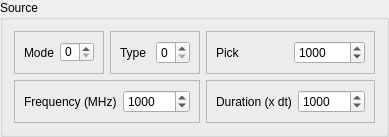
         <widget class="QGroupBox" name="groupBox_7">
          <property name="maximumSize">
           <size>
            <width>16777215</width>
            <height>16777215</height>
           </size>
          </property>
          <property name="title">
           <string>Source</string>
          </property>
          <layout class="QGridLayout" name="gridLayout_28">
           <item row="0" column="1">
            <widget class="QFrame" name="frame_18">
             <property name="frameShape">
              <enum>QFrame::StyledPanel</enum>
             </property>
             <property name="frameShadow">
              <enum>QFrame::Raised</enum>
             </property>
             <layout class="QGridLayout" name="gridLayout_7">
              <item row="0" column="2">
               <widget class="QSpinBox" name="sourceType">
                <property name="maximumSize">
                 <size>
                  <width>50</width>
                  <height>16777215</height>
                 </size>
                </property>
                <property name="maximum">
                 <number>6</number>
                </property>
               </widget>
              </item>
              <item row="0" column="1">
               <widget class="QLabel" name="label_6">
                <property name="text">
                 <string>Type</string>
                </property>
               </widget>
              </item>
             </layout>
            </widget>
           </item>
           <item row="1" column="0" colspan="2">
            <widget class="QFrame" name="frame_19">
             <property name="frameShape">
              <enum>QFrame::StyledPanel</enum>
             </property>
             <property name="frameShadow">
              <enum>QFrame::Raised</enum>
             </property>
             <layout class="QGridLayout" name="gridLayout_29">
              <item row="0" column="2">
               <widget class="QSpinBox" name="sourceFrequency">
                <property name="maximumSize">
                 <size>
                  <width>90</width>
                  <height>16777215</height>
                 </size>
                </property>
                <property name="minimum">
                 <number>1</number>
                </property>
                <property name="maximum">
                 <number>1000000000</number>
                </property>
                <property name="singleStep">
                 <number>20</number>
                </property>
                <property name="value">
                 <number>1000</number>
                </property>
               </widget>
              </item>
              <item row="0" column="0">
               <widget class="QLabel" name="label_7">
                <property name="text">
                 <string>Frequency (MHz)</string>
                </property>
               </widget>
              </item>
             </layout>
            </widget>
           </item>
           <item row="0" column="0">
            <widget class="QFrame" name="frame_17">
             <property name="frameShape">
              <enum>QFrame::StyledPanel</enum>
             </property>
             <property name="frameShadow">
              <enum>QFrame::Raised</enum>
             </property>
             <layout class="QHBoxLayout" name="horizontalLayout">
              <item>
               <widget class="QLabel" name="label">
                <property name="text">
                 <string>Mode</string>
                </property>
               </widget>
              </item>
              <item>
               <widget class="QSpinBox" name="sourceMode">
                <property name="maximumSize">
                 <size>
                  <width>50</width>
                  <height>20</height>
                 </size>
                </property>
                <property name="maximum">
                 <number>2</number>
                </property>
               </widget>
              </item>
             </layout>
            </widget>
           </item>
           <item row="0" column="2">
            <widget class="QFrame" name="frame_20">
             <property name="frameShape">
              <enum>QFrame::StyledPanel</enum>
             </property>
             <property name="frameShadow">
              <enum>QFrame::Raised</enum>
             </property>
             <layout class="QGridLayout" name="gridLayout_30">
              <item row="0" column="2">
               <widget class="QSpinBox" name="sourcePick">
                <property name="maximumSize">
                 <size>
                  <width>90</width>
                  <height>16777215</height>
                 </size>
                </property>
                <property name="minimum">
                 <number>1</number>
                </property>
                <property name="maximum">
                 <number>1000000000</number>
                </property>
                <property name="value">
                 <number>1000</number>
                </property>
               </widget>
              </item>
              <item row="0" column="1">
               <widget class="QLabel" name="label_8">
                <property name="text">
                 <string>Pick</string>
                </property>
               </widget>
              </item>
             </layout>
            </widget>
           </item>
           <item row="1" column="2">
            <widget class="QFrame" name="frame_21">
             <property name="frameShape">
              <enum>QFrame::StyledPanel</enum>
             </property>
             <property name="frameShadow">
              <enum>QFrame::Raised</enum>
             </property>
             <layout class="QGridLayout" name="gridLayout_31">
              <item row="0" column="1">
               <widget class="QLabel" name="label_9">
                <property name="minimumSize">
                 <size>
                  <width>0</width>
                  <height>0</height>
                 </size>
                </property>
                <property name="text">
                 <string>Duration (x dt)</string>
                </property>
               </widget>
              </item>
              <item row="0" column="2">
               <widget class="QSpinBox" name="sourceDuration">
                <property name="maximumSize">
                 <size>
                  <width>90</width>
                  <height>16777215</height>
                 </size>
                </property>
                <property name="minimum">
                 <number>1</number>
                </property>
                <property name="maximum">
                 <number>1100000000</number>
                </property>
                <property name="value">
                 <number>1000</number>
                </property>
               </widget>
              </item>
             </layout>
            </widget>
           </item>
          </layout>
         </widget>
